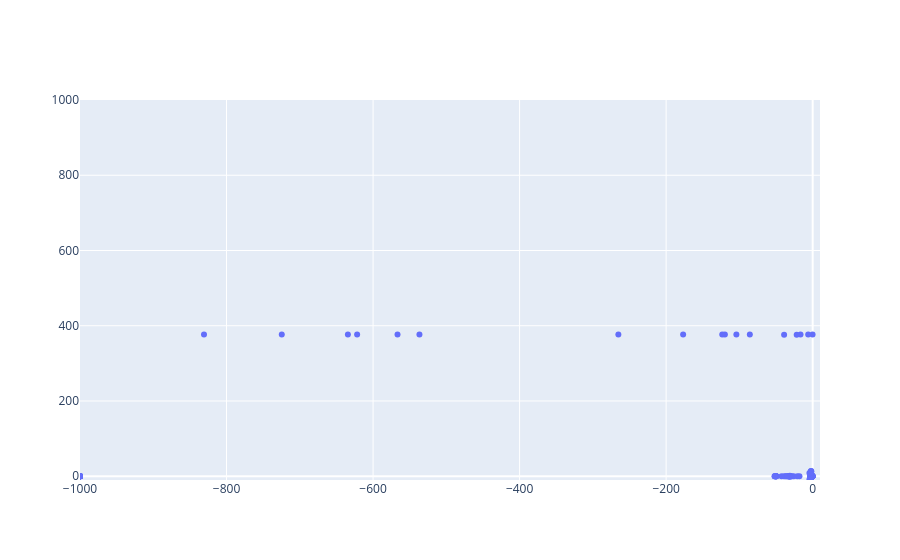

Write notebook code for a chart like this one.
### Code cell
fig = go.Figure()

fig.add_trace(go.Scatter(x=T_eig["Re"], y=T_eig["Im"], mode="markers"))

fig.update_xaxes(range=[-1000, 10])
fig.update_yaxes(range=[-10, 1000])
fig.show()

### Figure 1 — Plotly figure (JSON) as saved in the notebook; plotly's stock layout.template omitted (floating-point values rounded to 4 significant figures; data arrays with more than 128 entries replaced by an {"elided": "..."} marker saying what was removed)
{"data": [{"mode": "markers", "type": "scatter", "x": {"elided": "181 float values"}, "y": {"elided": "181 float values"}}], "layout": {"xaxis": {"range": [-1000, 10]}, "yaxis": {"range": [-10, 1000]}}}
